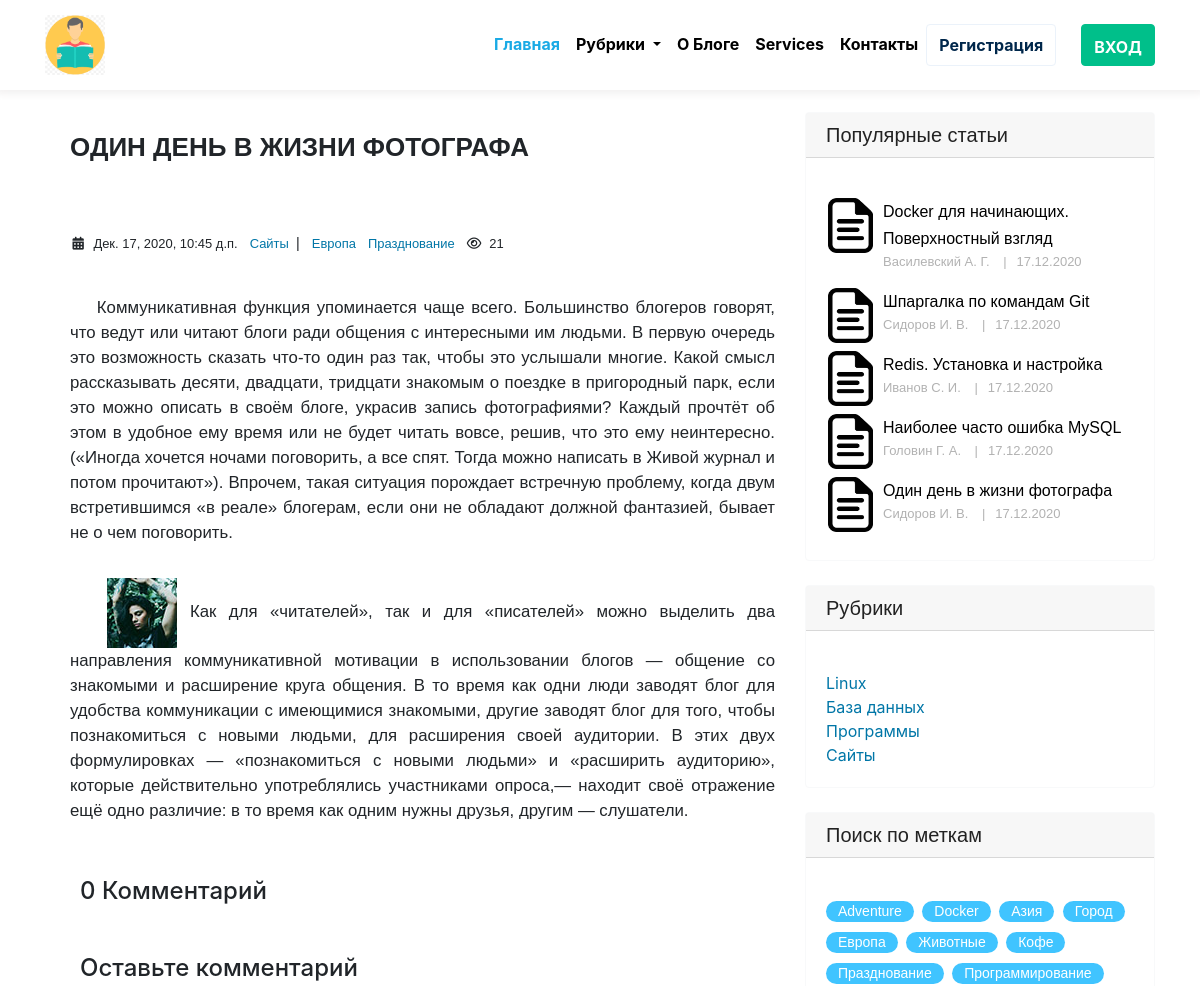
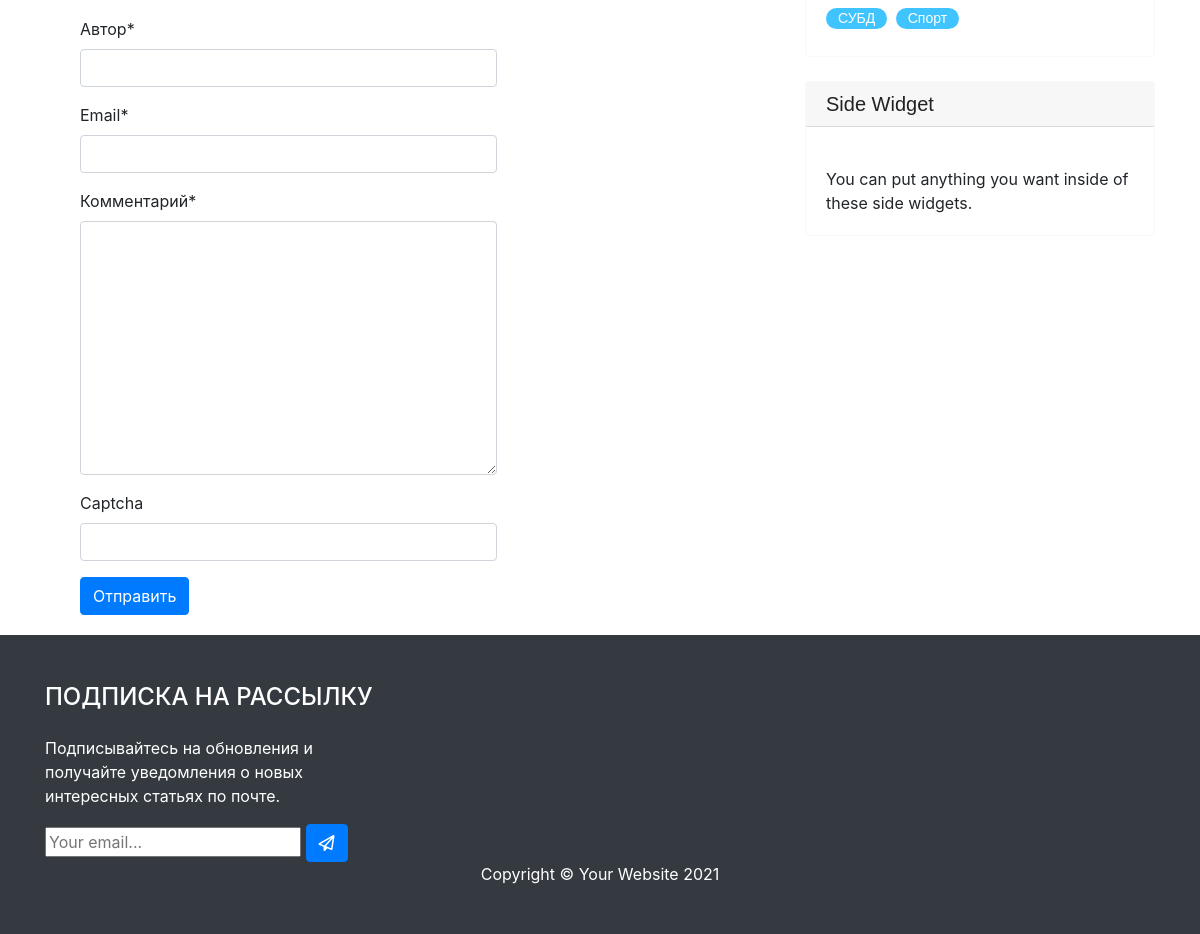
/post/odin-den-v-zhizni-fotografa/, run on the app's committed database (2 pictures, top to bottom).
### blog/models.py (models this page shows, shortened)
class Post(models.Model):
    title = models.CharField(max_length=255, verbose_name='Наименование')
    slug = models.SlugField(max_length=255, verbose_name='Url', unique=True)
    author = models.CharField(max_length=100, verbose_name='Автор')
    content = models.TextField()
    created_at = models.DateTimeField(auto_now_add=True, verbose_name='Опубликовано')
    photo = models.ImageField(upload_to='photos/%Y/%m/%d/', blank=True, verbose_name='Фото')
    views = models.IntegerField(default=0, verbose_name='Кол-во просмотров')
    category = models.ForeignKey(Category, on_delete=models.PROTECT, related_name='posts', verbose_name='Категория')
    tags = models.ManyToManyField(Tag, blank=True, related_name='posts', verbose_name='Tags')
    status = models.BooleanField(default=False, verbose_name='Статус')
    def get_absolute_url(self):
        return reverse('post', kwargs={"slug": self.slug})
    class Meta:
        verbose_name = 'Статья(ю)'
        verbose_name_plural ='Статьи'
        ordering = ['-created_at']

class Category(models.Model):
    title = models.CharField(max_length=255, verbose_name='Наименование')
    slug = models.SlugField(max_length=255, verbose_name='Url', unique=True)
    def __str__(self):
        return self.title
    def get_absolute_url(self):
        return reverse('category', kwargs={"slug": self.slug})
    class Meta:
        verbose_name = 'Категория(ю)'
        verbose_name_plural ='Категории'
        ordering = ['title']

class Tag(models.Model):
    title = models.CharField(max_length=60, verbose_name='Наименование')
    slug = models.SlugField(max_length=50, verbose_name='Url', unique=True)
    def get_absolute_url(self):
        return reverse('tag', kwargs={"slug": self.slug})
    class Meta:
        verbose_name = 'Тег'
        verbose_name_plural ='Теги'
        ordering = ['title']

### blog/views.py (the view)
# urls.py: path('post/<str:slug>/', post_detail, name='post'),
def post_detail(request, slug):
    template_name = 'blog/single.html'
    post = get_object_or_404(Post, slug=slug, status=True)
    comments = post.comments.filter(active=True)
    new_comment = None
    initial = {'post': post.pk}
    if request.user.is_authenticated:
        initial['name'] = request.user.username
        initial['email'] = request.user.email
        form_class = UserCommentForm
    else:
        form_class = GuestCommentForm
    form =form_class(initial=initial)
    if request.method == 'POST':
        comment_form = form_class(data=request.POST)
        if comment_form.is_valid():
            new_comment = comment_form.save(commit=False)
            new_comment.post = post
            new_comment.save()
    else:
        comment_form =  form
    return render(request, template_name, {'post': post,
                                           'comments': comments,
                                           'new_comment': new_comment,
                                           'comment_form': comment_form})

### blog/forms.py
class GuestCommentForm(forms.ModelForm):
    captcha = CaptchaField(label='Введите текст с картинки',
              error_messages={'invalid': 'Неправильный текст'})
    class Meta:
        model = Comment
        fields = ('name', 'email', 'body', 'captcha')

### subscription/forms.py
class SubscriptionForm(forms.ModelForm):
    class Meta:
        model = Subscription
        fields = ("email",)
        widgets = {
            "email": forms.EmailInput(attrs={"class": "editContent", "placeholder": "Your email..."},)
        }
        labels = {
            "email": '',
        }

### blog/templatetags/category.py (called while the page is built)
@register.inclusion_tag('blog/category_tpl.html')
def show_category():
    categories = Category.objects.all()
    return {"categories": categories}

@register.inclusion_tag('blog/menu_category_tpl.html')
def show_menu_category():
    categories = Category.objects.all()
    return {"categories": categories}

### blog/templatetags/sidebar.py (called while the page is built)
@register.inclusion_tag('blog/popular_posts_tpl.html')
def get_popular(cnt=3):
    posts = Post.objects.filter(status=True).order_by('-views')[:cnt]
    return {"posts": posts}

@register.inclusion_tag('blog/tags_tpl.html')
def get_tags():
    tags = Tag.objects.all()
    return {"tags": tags}

### subscription/templatetags/subscription_tags.py (called while the page is built)
@register.inclusion_tag("subscription/tags/form.html")
def subscription_form():
    return {"subscription_form": SubscriptionForm()}

### blog/templates/blog/single.html (shortened to what this page needs)
{% extends 'base.html' %}
{% load static %}
{% load sidebar %}
{% load category %}
{% load crispy_forms_tags %}
{% block content %}
 <div class="container">
    <div class="row">
      <div class="col-md-8">
         <div class="single-content">
            <h1> {{ post.title }}</h1>
            <div class="detail-post">
              <div class="article-category">
                <span><i class="fa fa-calendar fa-fw"></i>&nbsp;&nbsp;{{ post.created_at }}</span>
                &nbsp;&nbsp;<a href="{{ post.category.get_absolute_url }}">{{ post.category }}&nbsp;&nbsp;</a>|
              {% if post.tags.exists %}
                  {% for tag in post.tags.all %}
                      &nbsp;&nbsp;<a href="{{ tag.get_absolute_url }}">{{ tag.title }}</a>
                  {% endfor %}
              {% endif %}
              <span>&nbsp;&nbsp;<i class="fa fa-eye fa-fw"></i>&nbsp;&nbsp;{{ post.views }}</span></div>
            </div>
            {{ post.content|safe }}
         </div>
         <div class="col-md-8">
          <div class="card-body">
            <h4>{{ comments.count }} Комментарий</h4>
          </div>
        </div>
        <div class="col-md-8">
          <div class="card-body">
            {% if new_comment %}
            <div class="alert alert-success" role="alert">
              <p>Ваш комментарий ожидает модерации</p>
            </div>
            {% else %}
            <h4>Оставьте комментарий</h4>
            <form method="post" style="margin-top: 1.3em;">
              {{ comment_form|crispy }}
              <button type="submit" class="btn btn-primary">Отправить</button>
            </form>
            {% endif %}
          </div>
       </div>
      </div>
      <div class="col-md-4">
        <div class="sider-content">
          {% get_popular 5 %}
          {% show_category %}
          {% get_tags %}
          <div class="card border-light my-4">
            <h5 class="card-header">Side Widget</h5>
            <div class="card-body">
              You can put anything you want inside of these side widgets.
            </div>
          </div>
        </div>
      </div>
    </div>
  </div>
{% endblock %}

### blog/templates/blog/popular_posts_tpl.html
{% load static %}
<div class="card border-light my-4">
    <h5 class="card-header">Популярные статьи</h5>
    <div class="card-body">
        {% for post in posts %}
        <div class="portfolio-item-popular">
            <img src="{% static 'img/paper-icon.png' %}" alt="{{ post.title }}">
            <div class="portfolio-text">
                <h5><a href="{{ post.get_absolute_url }}">{{ post.title }}</a></h5>
                <p>{{ post.author }} <span>|</span>{{ post.created_at|date:"d.m.Y" }}</p>
            </div>
        </div>
        {% endfor %}
    </div>
  </div>

### blog/templates/blog/category_tpl.html
  <div class="card border-light my-4">
    <h5 class="card-header">Рубрики</h5>
    <div class="card-body">
      <div class="row">
        <div class="col-lg-6">
          <ul class="list-unstyled mb-0">
            {% for item in categories %}
            <li><a href="{{ item.get_absolute_url }}">{{ item.title }}</a></li>
            {% endfor %}
          </ul>
        </div>
      </div>
    </div>
  </div>

### blog/templates/blog/tags_tpl.html
<div class="card  border-light my-4">
  <h5 class="card-header">Поиск по меткам</h5>
  <div class="card-body">
    <div class="tags">
        {% for tag in tags %}
        <p><a href="{{ tag.get_absolute_url }}">{{ tag.title }}</a></p>
        {% endfor %}
    </div>
  </div>
</div>

### siteblog/static/blog-home.css (style rules this page uses)
body { padding-top: 56px; }
a { color: #0076a7; }
.col-md-8 .single-content { margin-top: 3.5rem; margin-left: 25px; padding: 10 10px; margin-bottom: 2rem; }
.col-md-8 .single-content h1 { padding-top: 20px; margin-bottom: 30px; font-family: Arial, sans-serif; font-size: 26px; font-weight: 800; text-transform: uppercase; }
.col-md-8 .single-content p { font-family: Arial, sans-serif; font-size: 1.05em; font-weight: 500; line-height: 25px; position: relative; text-align: justify; margin: 0 0 2em 0; }
.portfolio-item-popular { padding-left: 2px; }
.portfolio-item-popular img { float: left; height: 55px; width: 45px; }
.portfolio-item-popular .portfolio-text { margin-left: 55px; }
.portfolio-item-popular .portfolio-text h5 { margin: 0 }
.portfolio-item-popular .portfolio-text h5 a { color: #000; font-family: Arial, sans-serif; font-size: 16px; font-weight: 500; line-height: 27px; text-decoration: none; }
.portfolio-item-popular .portfolio-text p { font-family: Arial, sans-serif; font-size: 13px; font-weight: 500; line-height: 20px; color: #b2b2b2; }
.portfolio-item-popular .portfolio-text p span { margin: 0 10px; }
.tags p { background: #40c4ff none repeat scroll 0 0; border-radius: 15px; display: inline-block; font-family: Arial, sans-serif; font-size: 14px; font-weight: 500; margin-right: 4px; padding: 0 12px; margin-bottom: 7px; }
.tags p a { color: #fff; display: inline-block; text-decoration: none; }
.card-header { color: #222; font-weight: 500; line-height: 1em; margin: 0 0 1em 0; font-family: "Exo 2", sans-serif; }
.detail-post { margin-top: 70px; margin-bottom: 40px; }
.col-md-8 .single-content .detail-post .article-category { font-size: 0.9em; font-family: Arial, sans-serif; }
.col-md-8 .single-content .detail-post .article-category span { font-size: 0.9em; font-family: Arial, sans-serif; }
.col-md-8 .single-content .detail-post .article-category a { font-size: 0.9em; font-family: Arial, sans-serif; }
.sider-content { margin-top: 3.5em; }

### data on the page
Post: title "ОДИН ДЕНЬ В ЖИЗНИ ФОТОГРАФА", created_at "Дек. 17, 2020, 10:45 д.п.", category "Сайты", views "21", content "Коммуникативная функция упоминается чаще всего. Большинство блогеров говорят, что ведут или читают блоги ради общения с интересными им людьми. В первую очередь это возможность сказать что-то один раз так, чтобы это услышали многие. Какой смысл рассказывать десяти, двадцати, тридцати знакомым о поездке в пригородный парк, если это можно описать в своём блоге, украсив запись фотографиями? Каждый прочтёт об этом в удобное ему время или не будет читать вовсе, решив, что это ему неинтересно. («Иногда хочется ночами поговорить, а все спят. Тогда можно написать в Живой журнал и потом прочитают»). Впрочем, такая ситуация порождает встречную проблему, когда двум встретившимся «в реале» блогерам,…", content (picture), title "Один день в жизни фотографа", author "Сидоров И. В.", created_at "17.12.2020"
Tag: title "Европа"
Tag: title "Празднование"
Post: title "Docker для начинающих. Поверхностный взгляд", author "Василевский А. Г.", created_at "17.12.2020"
Post: title "Шпаргалка по командам Git", author "Сидоров И. В.", created_at "17.12.2020"
Post: title "Redis. Установка и настройка", author "Иванов С. И.", created_at "17.12.2020"
Post: title "Наиболее часто ошибка MySQL", author "Головин Г. А.", created_at "17.12.2020"
Category: title "Linux"
Category: title "База данных"
Category: title "Программы"
Category: title "Сайты"
Tag: title "Adventure"
Tag: title "Docker"
Tag: title "Азия"
Tag: title "Город"
Tag: title "Животные"
Tag: title "Кофе"
Tag: title "Программирование"
Tag: title "СУБД"
Tag: title "Спорт"

### other printed values
{{ comments.count }} "0"
